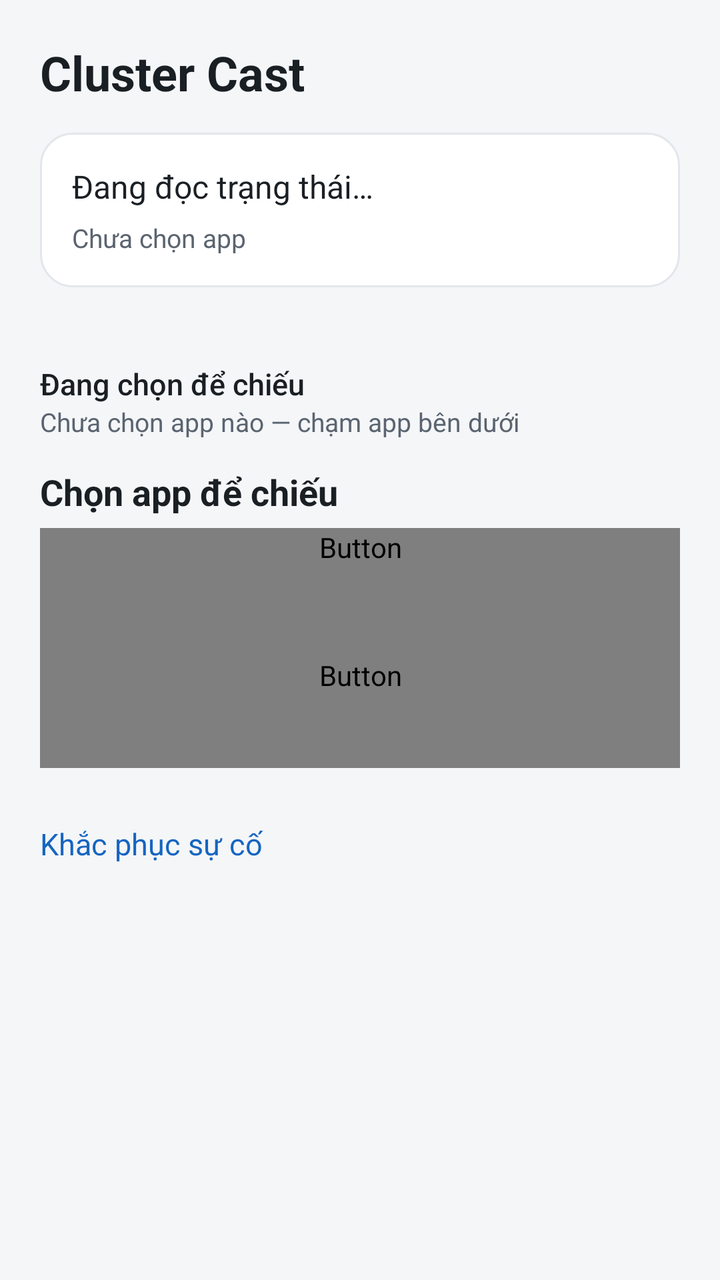
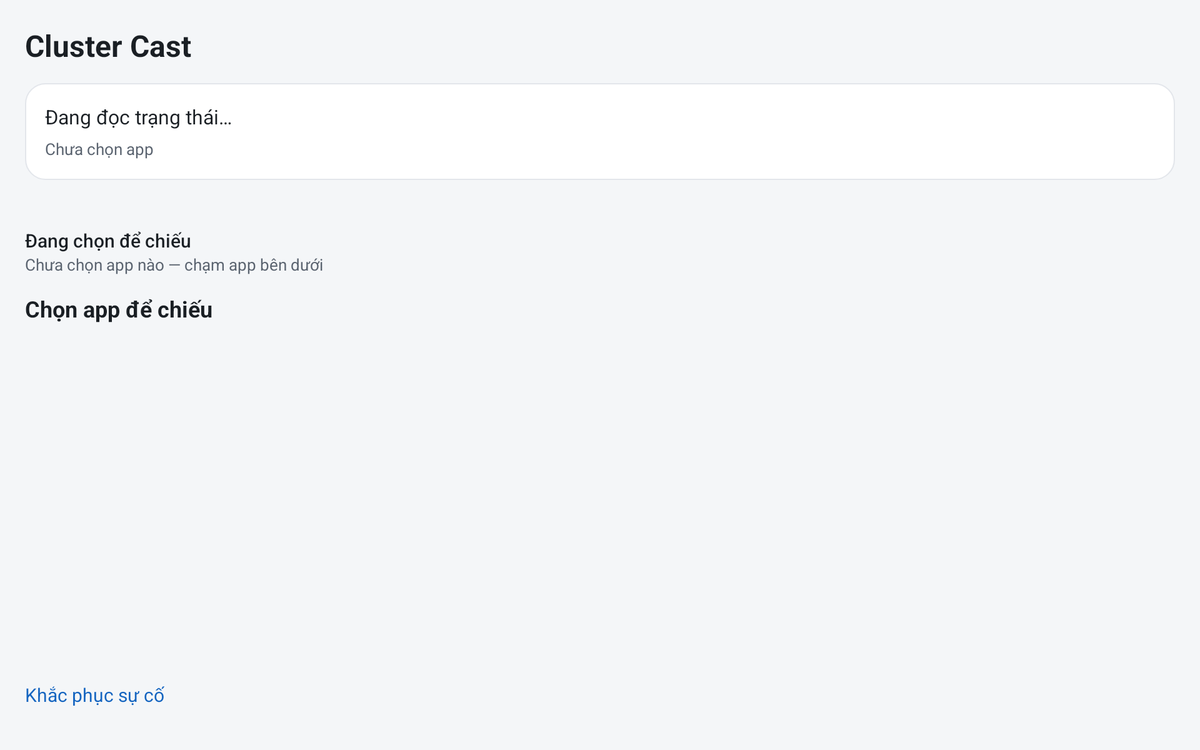

Two renders of one Android screen. The first uses the default layout on a phone; the second uses the alternative layout the repository ships for a different screen configuration, on a matching device. The two XML files are below.
<!-- AndroidManifest.xml: application theme AppTheme -->
<!-- res/layout/activity_cluster_cast.xml -->
<?xml version="1.0" encoding="utf-8"?>
<ScrollView xmlns:android="http://schemas.android.com/apk/res/android"
    android:id="@+id/cast_scroll"
    android:layout_width="match_parent"
    android:layout_height="match_parent"
    android:fillViewport="true"
    android:background="@color/screen_bg">
    <LinearLayout
        android:layout_width="match_parent"
        android:layout_height="wrap_content"
        android:orientation="vertical"
        android:padding="@dimen/screen_pad">
        <TextView android:layout_width="match_parent" android:layout_height="wrap_content"
            android:text="Cluster Cast" android:textSize="@dimen/text_title" android:textStyle="bold"
            android:textColor="@color/text_primary" />
        <LinearLayout android:layout_width="match_parent" android:layout_height="wrap_content"
            android:orientation="vertical" android:background="@drawable/card_bg"
            android:padding="@dimen/card_pad" android:layout_marginTop="@dimen/gap">
            <TextView android:id="@+id/cast_status" android:layout_width="match_parent"
                android:layout_height="wrap_content" android:text="Đang đọc trạng thái…"
                android:textSize="@dimen/text_status" android:textColor="@color/text_primary" />
            <TextView android:id="@+id/cast_selected" android:layout_width="match_parent"
                android:layout_height="wrap_content" android:paddingTop="6dp" android:text="Chưa chọn app"
                android:textSize="@dimen/text_label" android:textColor="@color/text_secondary" />
        </LinearLayout>
        <LinearLayout android:id="@+id/cast_primary_actions" android:layout_width="match_parent"
            android:layout_height="wrap_content" android:orientation="vertical"
            android:layout_marginTop="@dimen/gap">
        </LinearLayout>
        <LinearLayout android:layout_width="match_parent" android:layout_height="wrap_content"
            android:orientation="vertical" android:layout_marginTop="10dp">
        </LinearLayout>
            <TextView android:layout_width="match_parent" android:layout_height="wrap_content"
                android:layout_marginTop="@dimen/gap" android:text="Đang chọn để chiếu"
                android:textColor="@color/text_primary" android:textSize="@dimen/text_body"
                android:fontFamily="sans-serif-medium" />
            <LinearLayout android:id="@+id/cast_chosen" android:layout_width="match_parent"
                android:layout_height="wrap_content" android:orientation="vertical" />
            <TextView android:id="@+id/cast_chosen_empty" android:layout_width="match_parent"
                android:layout_height="wrap_content" android:text="Chưa chọn app nào — chạm app bên dưới"
                android:textColor="@color/text_secondary" android:textSize="@dimen/text_label" />

        <TextView android:layout_width="match_parent" android:layout_height="wrap_content"
            android:paddingTop="@dimen/gap" android:paddingBottom="6dp" android:text="Chọn app để chiếu"
            android:textSize="18sp" android:textStyle="bold" android:textColor="@color/text_primary" />
        <GridLayout android:id="@+id/cast_apps" android:layout_width="match_parent"
            android:layout_height="wrap_content" android:alignmentMode="alignBounds" />

        <Button android:id="@+id/cast_stop" android:contentDescription="Dừng Cluster Cast và trả đồng hồ"
            android:layout_width="match_parent" android:layout_height="wrap_content" android:minHeight="64dp"
            android:background="@drawable/btn_warning_outline" android:text="Dừng — trả đồng hồ" android:textAllCaps="false"
            android:textSize="16sp" android:textColor="@color/btn_text" />
        <Button android:id="@+id/cast_diagnostics" android:contentDescription="Mở chẩn đoán Cluster Cast chỉ đọc"
            android:layout_width="match_parent" android:layout_height="wrap_content" android:minHeight="56dp"
            android:background="@drawable/btn_outline" android:text="Chẩn đoán" android:textAllCaps="false"
            android:textSize="14sp" android:textColor="@color/btn_text" />
        <TextView android:id="@+id/cast_recovery_toggle" android:layout_width="match_parent"
            android:layout_height="wrap_content" android:minHeight="48dp" android:gravity="center_vertical"
            android:layout_marginTop="@dimen/gap" android:text="Khắc phục sự cố"
            android:textSize="@dimen/text_body" android:textColor="@color/brand" android:focusable="true"
            android:contentDescription="Mở hoặc đóng nhóm hành động khắc phục sự cố" />
        <LinearLayout android:id="@+id/cast_recovery_actions" android:layout_width="match_parent"
            android:layout_height="wrap_content" android:orientation="vertical"
            android:visibility="gone">
        <Button android:id="@+id/cast_retry" android:contentDescription="Thử kết nối Cluster Cast lại"
            android:layout_width="match_parent" android:layout_height="wrap_content" android:minHeight="56dp"
            android:background="@drawable/btn_outline" android:text="Thử kết nối lại" android:textAllCaps="false"
            android:textSize="14sp" android:textColor="@color/btn_text" />
        <Button android:id="@+id/cast_phone_disconnect" android:contentDescription="Mở hướng dẫn ngắt kết nối điện thoại"
            android:layout_width="match_parent" android:layout_height="wrap_content" android:minHeight="56dp"
            android:background="@drawable/btn_outline" android:text="Hướng dẫn ngắt kết nối điện thoại" android:textAllCaps="false"
            android:textSize="14sp" android:textColor="@color/btn_text" />
        <Button android:id="@+id/cast_recover_once" android:contentDescription="Thử phục hồi projection một lần"
            android:layout_width="match_parent" android:layout_height="wrap_content" android:minHeight="56dp"
            android:background="@drawable/btn_outline" android:text="Thử phục hồi một lần" android:textAllCaps="false"
            android:textSize="14sp" android:textColor="@color/btn_text" />
        <Button android:id="@+id/cast_physical_instruction" android:contentDescription="Mở hướng dẫn khôi phục vật lý"
            android:layout_width="match_parent" android:layout_height="wrap_content" android:minHeight="56dp"
            android:background="@drawable/btn_outline" android:text="Hướng dẫn thao tác vật lý" android:textAllCaps="false"
            android:textSize="14sp" android:textColor="@color/btn_text" />
        <Button android:id="@+id/cast_profile_setup" android:contentDescription="Mở thiết lập hồ sơ Android"
            android:layout_width="match_parent" android:layout_height="wrap_content" android:minHeight="56dp"
            android:background="@drawable/btn_outline" android:text="Mở thiết lập hồ sơ" android:textAllCaps="false"
            android:textSize="14sp" android:textColor="@color/btn_text" />
        </LinearLayout>

    </LinearLayout>
</ScrollView>
<!-- resources referenced by this layout -->
<resources>
  <color name="brand">#1565C0</color>
  <color name="screen_bg">#F4F6F8</color>
  <color name="text_primary">#1A1F24</color>
  <color name="text_secondary">#5B6470</color>
  <dimen name="card_pad">16dp</dimen>
  <dimen name="gap">14dp</dimen>
  <dimen name="screen_pad">20dp</dimen>
  <dimen name="text_body">15sp</dimen>
  <dimen name="text_label">13sp</dimen>
  <dimen name="text_status">16sp</dimen>
  <dimen name="text_title">24sp</dimen>
  <!-- drawable btn_outline (drawable) -->
  <?xml version="1.0" encoding="utf-8"?>
  <selector xmlns:android="http://schemas.android.com/apk/res/android">
      <item android:state_pressed="true">
          <shape android:shape="rectangle">
              <solid android:color="#11000000" />
              <corners android:radius="12dp" />
              <stroke android:width="1.5dp" android:color="@color/brand" />
          </shape>
      </item>
      <item>
          <shape android:shape="rectangle">
              <solid android:color="@android:color/transparent" />
              <corners android:radius="12dp" />
              <stroke android:width="1.5dp" android:color="@color/brand" />
          </shape>
      </item>
  </selector>
  <!-- drawable btn_warning_outline (drawable) -->
  <?xml version="1.0" encoding="utf-8"?>
  <selector xmlns:android="http://schemas.android.com/apk/res/android">
      <item android:state_pressed="true">
          <shape android:shape="rectangle">
              <solid android:color="#15000000" />
              <corners android:radius="12dp" />
              <stroke android:width="1.5dp" android:color="@color/warn_amber" />
          </shape>
      </item>
      <item>
          <shape android:shape="rectangle">
              <solid android:color="@android:color/transparent" />
              <corners android:radius="12dp" />
              <stroke android:width="1.5dp" android:color="@color/warn_amber" />
          </shape>
      </item>
  </selector>
  <!-- drawable card_bg (drawable) -->
  <?xml version="1.0" encoding="utf-8"?>
  <shape xmlns:android="http://schemas.android.com/apk/res/android" android:shape="rectangle">
      <solid android:color="@color/surface" />
      <corners android:radius="@dimen/radius" />
      <stroke android:width="1dp" android:color="@color/divider" />
  </shape>
  <style name="AppTheme" parent="@android:style/Theme.Material.Light">
          <item name="android:windowBackground">@color/screen_bg</item>
          <item name="android:colorAccent">@color/brand</item>
          <item name="android:colorPrimary">@color/brand</item>
      </style>
  <color name="warn_amber">#E08600</color>
  <color name="surface">#FFFFFF</color>
  <dimen name="radius">16dp</dimen>
  <color name="divider">#E3E6EB</color>
</resources>
<!-- res/layout-w960dp/activity_cluster_cast.xml (the repository's variant of the layout above) -->
<!-- drawn on a 7-inch tablet turned sideways -->
<?xml version="1.0" encoding="utf-8"?>
<ScrollView xmlns:android="http://schemas.android.com/apk/res/android"
    android:id="@+id/cast_scroll"
    android:layout_width="match_parent"
    android:layout_height="match_parent"
    android:fillViewport="true"
    android:background="@color/screen_bg">
    <LinearLayout
        android:layout_width="match_parent"
        android:layout_height="wrap_content"
        android:orientation="vertical"
        android:padding="@dimen/screen_pad">
        <TextView android:layout_width="match_parent" android:layout_height="wrap_content"
            android:text="Cluster Cast" android:textSize="@dimen/text_title" android:textStyle="bold"
            android:textColor="@color/text_primary" />
        <LinearLayout android:layout_width="match_parent" android:layout_height="wrap_content"
            android:orientation="vertical" android:background="@drawable/card_bg"
            android:padding="@dimen/card_pad" android:layout_marginTop="@dimen/gap">
            <TextView android:id="@+id/cast_status" android:layout_width="match_parent"
                android:layout_height="wrap_content" android:text="Đang đọc trạng thái…"
                android:textSize="@dimen/text_status" android:textColor="@color/text_primary" />
            <TextView android:id="@+id/cast_selected" android:layout_width="match_parent"
                android:layout_height="wrap_content" android:paddingTop="6dp" android:text="Chưa chọn app"
                android:textSize="@dimen/text_label" android:textColor="@color/text_secondary" />
        </LinearLayout>
        <LinearLayout android:id="@+id/cast_primary_actions" android:layout_width="match_parent"
            android:layout_height="wrap_content" android:orientation="horizontal"
            android:layout_marginTop="@dimen/gap">
        </LinearLayout>
        <LinearLayout android:layout_width="match_parent" android:layout_height="wrap_content"
            android:orientation="horizontal" android:layout_marginTop="10dp">
        </LinearLayout>
            <TextView android:layout_width="match_parent" android:layout_height="wrap_content"
                android:layout_marginTop="@dimen/gap" android:text="Đang chọn để chiếu"
                android:textColor="@color/text_primary" android:textSize="@dimen/text_body"
                android:fontFamily="sans-serif-medium" />
            <LinearLayout android:id="@+id/cast_chosen" android:layout_width="match_parent"
                android:layout_height="wrap_content" android:orientation="vertical" />
            <TextView android:id="@+id/cast_chosen_empty" android:layout_width="match_parent"
                android:layout_height="wrap_content" android:text="Chưa chọn app nào — chạm app bên dưới"
                android:textColor="@color/text_secondary" android:textSize="@dimen/text_label" />

        <TextView android:layout_width="match_parent" android:layout_height="wrap_content"
            android:paddingTop="@dimen/gap" android:paddingBottom="6dp" android:text="Chọn app để chiếu"
            android:textSize="18sp" android:textStyle="bold" android:textColor="@color/text_primary" />
        <GridLayout android:id="@+id/cast_apps" android:layout_width="match_parent"
            android:layout_height="wrap_content" android:alignmentMode="alignBounds" />

        <Button android:id="@+id/cast_stop" android:contentDescription="Dừng Cluster Cast và trả đồng hồ"
            android:layout_width="0dp" android:layout_weight="1" android:layout_height="wrap_content" android:minHeight="64dp"
            android:background="@drawable/btn_warning_outline" android:text="Dừng — trả đồng hồ" android:textAllCaps="false"
            android:textSize="16sp" android:textColor="@color/btn_text" />
        <Button android:id="@+id/cast_diagnostics" android:contentDescription="Mở chẩn đoán Cluster Cast chỉ đọc"
            android:layout_width="0dp" android:layout_weight="1" android:layout_height="wrap_content" android:minHeight="56dp"
            android:background="@drawable/btn_outline" android:text="Chẩn đoán" android:textAllCaps="false"
            android:textSize="14sp" android:textColor="@color/btn_text" />
        <TextView android:id="@+id/cast_recovery_toggle" android:layout_width="match_parent"
            android:layout_height="wrap_content" android:minHeight="48dp" android:gravity="center_vertical"
            android:layout_marginTop="@dimen/gap" android:text="Khắc phục sự cố"
            android:textSize="@dimen/text_body" android:textColor="@color/brand" android:focusable="true"
            android:contentDescription="Mở hoặc đóng nhóm hành động khắc phục sự cố" />
        <LinearLayout android:id="@+id/cast_recovery_actions" android:layout_width="match_parent"
            android:layout_height="wrap_content" android:orientation="vertical"
            android:visibility="gone">
        <Button android:id="@+id/cast_retry" android:contentDescription="Thử kết nối Cluster Cast lại"
            android:layout_width="match_parent" android:layout_height="wrap_content" android:minHeight="56dp"
            android:background="@drawable/btn_outline" android:text="Thử kết nối lại" android:textAllCaps="false"
            android:textSize="14sp" android:textColor="@color/btn_text" />
        <Button android:id="@+id/cast_phone_disconnect" android:contentDescription="Mở hướng dẫn ngắt kết nối điện thoại"
            android:layout_width="match_parent" android:layout_height="wrap_content" android:minHeight="56dp"
            android:background="@drawable/btn_outline" android:text="Hướng dẫn ngắt kết nối điện thoại" android:textAllCaps="false"
            android:textSize="14sp" android:textColor="@color/btn_text" />
        <Button android:id="@+id/cast_recover_once" android:contentDescription="Thử phục hồi projection một lần"
            android:layout_width="match_parent" android:layout_height="wrap_content" android:minHeight="56dp"
            android:background="@drawable/btn_outline" android:text="Thử phục hồi một lần" android:textAllCaps="false"
            android:textSize="14sp" android:textColor="@color/btn_text" />
        <Button android:id="@+id/cast_physical_instruction" android:contentDescription="Mở hướng dẫn khôi phục vật lý"
            android:layout_width="match_parent" android:layout_height="wrap_content" android:minHeight="56dp"
            android:background="@drawable/btn_outline" android:text="Hướng dẫn thao tác vật lý" android:textAllCaps="false"
            android:textSize="14sp" android:textColor="@color/btn_text" />
        <Button android:id="@+id/cast_profile_setup" android:contentDescription="Mở thiết lập hồ sơ Android"
            android:layout_width="match_parent" android:layout_height="wrap_content" android:minHeight="56dp"
            android:background="@drawable/btn_outline" android:text="Mở thiết lập hồ sơ" android:textAllCaps="false"
            android:textSize="14sp" android:textColor="@color/btn_text" />
        </LinearLayout>

    </LinearLayout>
</ScrollView>
